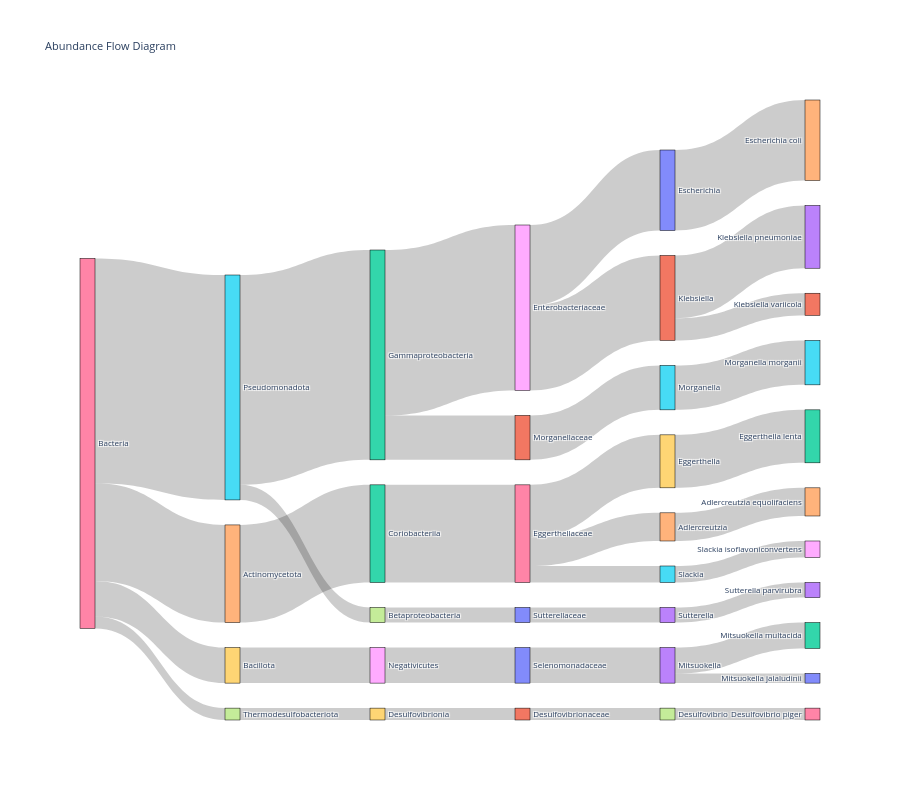

The cell this chart's notebook holds for it:
### Code cell
# visualize using sankey plot
operon_abd_data_Healthy.pl.sankey(
    hierarchy_cols=["domain","phylum","class","family","genus", "species"], min_abundance=0.5
)

### Figure 1 — Plotly figure (JSON) as saved in the notebook; plotly's stock layout.template omitted (floating-point values rounded to 4 significant figures)
{"data": [{"link": {"hovertemplate": "Flow from %{source.label} to %{target.label}: %{value:.2e}<extra></extra>", "source": [6, 25, 22, 28, 20, 28, 1, 22, 11, 35, 6, 34, 2, 16, 24, 6, 7, 19, 31, 17, 25, 27, 0, 3, 16, 15, 6, 29, 18, 10, 33, 16, 9, 1, 33], "target": [25, 22, 28, 20, 14, 1, 13, 11, 35, 5, 34, 2, 16, 24, 4, 7, 19, 31, 17, 26, 27, 0, 3, 23, 15, 8, 29, 18, 10, 33, 32, 9, 12, 21, 30], "value": [12.91, 12.04, 9.492, 4.619, 4.619, 4.873, 3.6, 2.551, 2.551, 2.551, 5.603, 5.603, 5.603, 1.616, 1.616, 0.6818, 0.6818, 0.6818, 0.6818, 0.6818, 0.865, 0.865, 0.865, 0.865, 0.9461, 0.9461, 2.042, 2.042, 2.042, 2.042, 1.486, 3.04, 3.04, 1.272, 0.5556]}, "node": {"label": ["Sutterellaceae", "Klebsiella", "Coriobacteriia", "Sutterella", "Adlercreutzia equolifaciens", "Morganella morganii", "Bacteria", "Thermodesulfobacteriota", "Slackia isoflavoniconvertens", "Eggerthella", "Selenomonadaceae", "Morganellaceae", "Eggerthella lenta", "Klebsiella pneumoniae", "Escherichia coli", "Slackia", "Eggerthellaceae", "Desulfovibrio", "Negativicutes", "Desulfovibrionia", "Escherichia", "Klebsiella variicola", "Gammaproteobacteria", "Sutterella parvirubra", "Adlercreutzia", "Pseudomonadota", "Desulfovibrio piger", "Betaproteobacteria", "Enterobacteriaceae", "Bacillota", "Mitsuokella jalaludinii", "Desulfovibrionaceae", "Mitsuokella multacida", "Mitsuokella", "Actinomycetota", "Morganella"], "line": {"color": "black", "width": 0.5}, "pad": 25, "thickness": 15}, "type": "sankey"}], "layout": {"font": {"size": 8}, "height": 800, "title": {"text": "Abundance Flow Diagram"}}}
